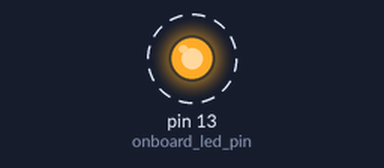
Recording of a sketch running on a simulated Arduino Uno, built with avr-gcc and run on an emulated ATmega328P. Parts: output pins drawn as LEDs (lit = HIGH). Dashed ring = blinking.

Above: at 0.2 s.
Timing chart, 0 to 3.0 s (numbered marks = the images above):
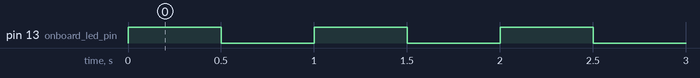

Measured:
- by itself, pin 13 (onboard_led_pin): alternates HIGH for 0.50 s and LOW for 0.50 s

The sketch:

1_hello_world.ino
```cpp
int onboard_led_pin = 13;

void setup() {
    pinMode(onboard_led_pin, OUTPUT);
}


void loop() {
    digitalWrite(onboard_led_pin, HIGH);
    delay(500);
    digitalWrite(onboard_led_pin, LOW);
    delay(500);
}
```
